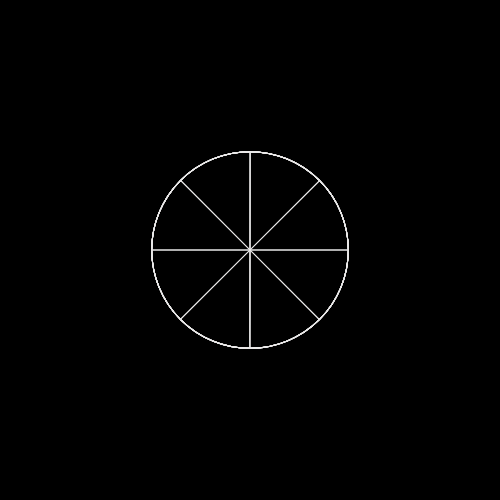
Frame 1 (no input)
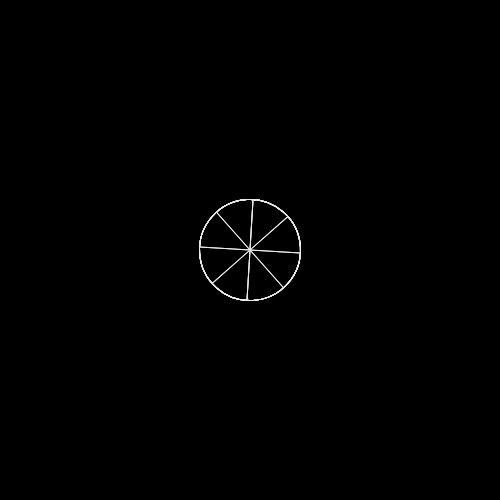
Frame 60 (no input)
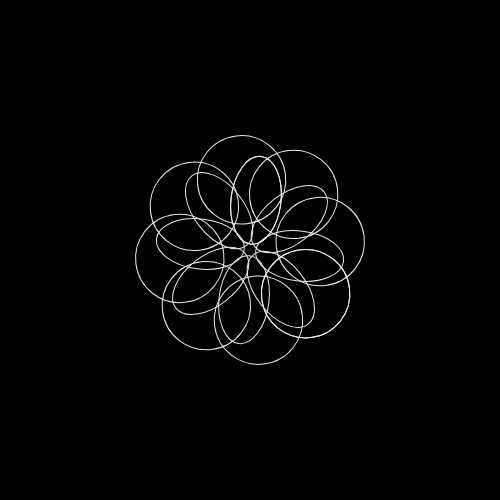
Frame 120 (the mouse pressed at the canvas centre since frame 60)

The p5.js sketch that drew these frames (run headless with seeded random() and noise() and a simulated clock; from frame 60 on, the mouse is pressed at the canvas centre):

// p5.js sketch
// ── sketch.js
let a=0;
var colors=[];
function setup(){
    createCanvas(500, 500);
    //create colorpicker to change fore/background color;
    //create slider to change strokeweight;
    colorPicker1 = createColorPicker('#000000');
    colorPicker1.position(width,height+100);
    colorPicker2 = createColorPicker('#eae9e9');
    colorPicker2.position(width+100,height+100);
    slider=createSlider(1,50,1);
    slider.position(width+200,height+100)
}

function draw(){
  translate(250,250);
    //background(0);
    background(colorPicker1.color());
    stroke (colorPicker2.color())
    strokeWeight(slider.value())
    noFill(0)
    let x1 = map(mouseX, 0, width, 0, 100);
    let x3= map(mouseY, 0, height, 0, 100);
  //animation effect;  
    let e=map(noise(a), 0, 1,0,10);
    a+=0.001
    let x2 = map(sin(e), 0, 1, 60, 400);

  rotate(a);
  for(let angle=0; angle<=PI*2; angle+=2*PI/8){
    rotate(angle);
    ellipse(0,x1,x3,x2);
    }
  
    rotate (-a*2)
    
  for(let angle=0; angle<=PI*2; angle+=2*PI/8){  
  rotate(angle);
  shape4(x1,x2,x3);
    }
}

// l&s means long,short radius
 function shape4(x,l,s){
 //4 circle
 ellipse(x,x,l);

 }
 
// ── styles.css
body {
    margin: 0;
    display: flex;
    min-height: 100vh;
    align-items: center;
    justify-content: center;
}
